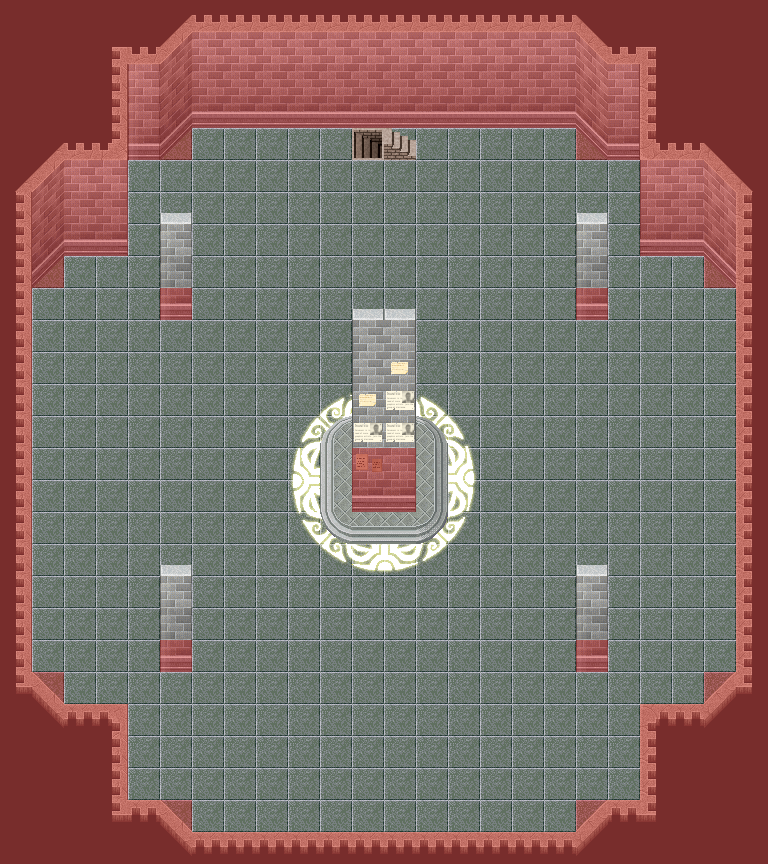

Below is a game level as drawn by its tile map, then a one-line description and the .tmx that defines it (tile-layer data replaced by summaries):
An orthogonal 24x27 tile map with 32x32 px tiles, 7 tile layers (0_floor, 1_terrain, 2_object, 3_roof, ...), 1 hidden layer not drawn, 9 tilesets.

<map version="1.2" tiledversion="1.2.0" orientation="orthogonal" renderorder="right-down" width="24" height="27" tilewidth="32" tileheight="32" infinite="0" nextlayerid="41" nextobjectid="1">
 <tileset firstgid="1" name="kafelki_blyszczace" tilewidth="32" tileheight="32" tilecount="36" columns="6">
  <image source="../../tileset/pol/domki/podloga/kafelki_blyszczace.png" width="192" height="192" />
 </tileset>
 <tileset firstgid="37" name="kafelek" tilewidth="32" tileheight="32" tilecount="1" columns="1">
  <image source="../../tileset/pol/domki/podloga/kafelek.png" width="32" height="32" />
 </tileset>
 <tileset firstgid="38" name="stairs" tilewidth="32" tileheight="32" tilecount="12" columns="2">
  <image source="../../tileset/building/stairs/stairs.png" width="64" height="192" />
 </tileset>
 <tileset firstgid="50" name="kosciol_sciany" tilewidth="32" tileheight="32" tilecount="30" columns="5">
  <image source="../../tileset/pol/domki/kosciol_sciany.png" width="160" height="192" />
 </tileset>
 <tileset firstgid="80" name="kosciol_nawy" tilewidth="32" tileheight="32" tilecount="14" columns="2">
  <image source="../../tileset/pol/domki/kosciol_nawy.png" width="64" height="224" />
 </tileset>
 <tileset firstgid="94" name="collision" tilewidth="32" tileheight="32" tilecount="1" columns="1">
  <image source="../../tileset/logic/collision.png" width="32" height="32" />
 </tileset>
 <tileset firstgid="95" name="protection" tilewidth="32" tileheight="32" tilecount="2" columns="2">
  <image source="../../tileset/logic/protection.png" width="64" height="32" />
 </tileset>
 <tileset firstgid="97" name="kamienny_podest" tilewidth="32" tileheight="32" tilecount="18" columns="6">
  <image source="../../tileset/pol/domki/podloga/kamienny_podest.png" width="192" height="96" />
 </tileset>
 <tileset firstgid="115" name="notes2" tilewidth="32" tileheight="32" tilecount="4" columns="2">
  <image source="../../tileset/item/documents/notes2.png" width="64" height="64" />
 </tileset>
 <layer id="33" name="0_floor" width="24" height="27">
  <data>[648 cells, 504 non-empty, 37 distinct tile ids]</data>
 </layer>
 <layer id="34" name="1_terrain" width="24" height="27">
  <data>[648 cells, 242 non-empty, 49 distinct tile ids]</data>
 </layer>
 <layer id="35" name="2_object" width="24" height="27">
  <data>[648 cells, 5 non-empty, 2 distinct tile ids]</data>
 </layer>
 <layer id="36" name="3_roof" width="24" height="27">
  <data>[648 cells, 22 non-empty, 5 distinct tile ids]</data>
 </layer>
 <layer id="37" name="4_roof_add" width="24" height="27">
  <data>[648 cells, 5 non-empty, 2 distinct tile ids]</data>
 </layer>
 <layer id="38" name="objects" width="24" height="27">
  <data>[648 cells, 0 non-empty, 0 distinct tile ids]</data>
 </layer>
 <layer id="39" name="collision" width="24" height="27" opacity="0.3">
  <data>[648 cells, 232 non-empty, 1 distinct tile ids]</data>
 </layer>
 <layer id="40" name="protection" width="24" height="27" visible="0" opacity="0.2">
  <data>[648 cells, 648 non-empty, 1 distinct tile ids]</data>
 </layer>
</map>
